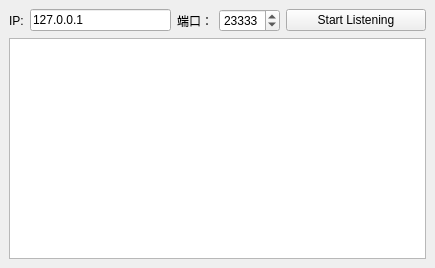
<?xml version="1.0" encoding="UTF-8"?>
<ui version="4.0">
 <class>MainWindow</class>
 <widget class="QMainWindow" name="MainWindow">
  <property name="geometry">
   <rect>
    <x>0</x>
    <y>0</y>
    <width>435</width>
    <height>268</height>
   </rect>
  </property>
  <property name="windowTitle">
   <string>Chat Server</string>
  </property>
  <widget class="QWidget" name="centralwidget">
   <layout class="QGridLayout" name="gridLayout">
    <item row="0" column="0">
     <layout class="QHBoxLayout" name="horizontalLayout">
      <item>
       <widget class="QLabel" name="label">
        <property name="text">
         <string>IP:</string>
        </property>
       </widget>
      </item>
      <item>
       <widget class="QLineEdit" name="lineEdit_ip">
        <property name="sizePolicy">
         <sizepolicy hsizetype="Expanding" vsizetype="Fixed">
          <horstretch>0</horstretch>
          <verstretch>0</verstretch>
         </sizepolicy>
        </property>
        <property name="text">
         <string>127.0.0.1</string>
        </property>
       </widget>
      </item>
      <item>
       <widget class="QLabel" name="label_2">
        <property name="text">
         <string>端口：</string>
        </property>
       </widget>
      </item>
      <item>
       <widget class="QSpinBox" name="spinBox_port">
        <property name="sizePolicy">
         <sizepolicy hsizetype="Minimum" vsizetype="Fixed">
          <horstretch>0</horstretch>
          <verstretch>0</verstretch>
         </sizepolicy>
        </property>
        <property name="maximum">
         <number>65535</number>
        </property>
        <property name="value">
         <number>23333</number>
        </property>
       </widget>
      </item>
      <item>
       <widget class="QPushButton" name="pushButton_listen">
        <property name="sizePolicy">
         <sizepolicy hsizetype="Expanding" vsizetype="Fixed">
          <horstretch>0</horstretch>
          <verstretch>0</verstretch>
         </sizepolicy>
        </property>
        <property name="text">
         <string>Start Listening</string>
        </property>
        <property name="checkable">
         <bool>true</bool>
        </property>
       </widget>
      </item>
     </layout>
    </item>
    <item row="1" column="0">
     <widget class="QTableView" name="tableView">
      <property name="editTriggers">
       <set>QAbstractItemView::NoEditTriggers</set>
      </property>
      <property name="selectionMode">
       <enum>QAbstractItemView::SingleSelection</enum>
      </property>
      <property name="selectionBehavior">
       <enum>QAbstractItemView::SelectRows</enum>
      </property>
     </widget>
    </item>
   </layout>
  </widget>
 </widget>
 <resources/>
 <connections/>
</ui>
